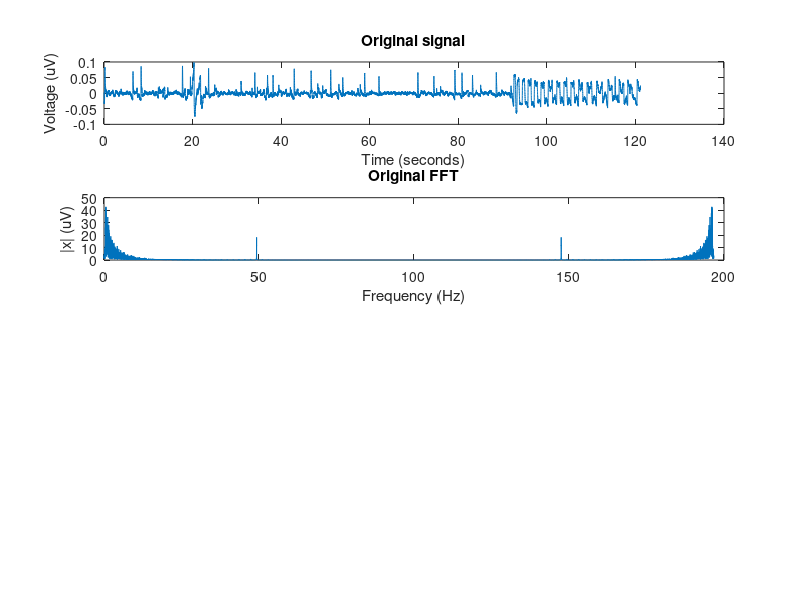

Recreate this plot in MATLAB. (Note: this script raises an error after producing the figure.)
%% Initial setup

close all
clear all
clc

load('EEG.mat');

%% Get the signals

% Get the left and right EEG signals from file
file_time = b1(:,1);
left_eeg = b1(:,2);
right_eeg = b1(:,3);

% Trim the signal and remove 0 values at the start and end
first_nonzero_index = find(left_eeg ~= 0, 1, 'first');
last_nonzero_index = find(left_eeg ~= 0, 1, 'last');
left_eeg = left_eeg(first_nonzero_index:last_nonzero_index);

% Find the sampling freq and signal time
n = length(left_eeg);
fs = n / max(file_time);
time = (0:n-1) / fs;

fg = figure();
subplot(4, 1, 1)
plot(time, left_eeg)
title("Original signal")
ylabel("Voltage (uV)")
xlabel("Time (seconds)")

%% Find the FFT

n = length(left_eeg);
left_fft = abs(fft(left_eeg, n));
frequencies = (0:n-1) * (fs/n);

subplot(4, 1, 2)
plot(frequencies, left_fft)
title("Original FFT")
ylabel("|x| (uV)")
xlabel("Frequency (Hz)")

%{
% Find the peaks where the noise happen
peakThresh = max(signal_fft) * 0.25;
[peaks, positions] = findpeaks(signal_fft, frequencies, 'MinPeakHeight', peakThresh);
first_peak = min(positions);
last_peak = max(positions);

figure
plot(frequencies, signal_fft)
hold('on')
plot(positions, peaks, 'rv', 'MarkerFaceColor', 'b')
hold('off')
title("FFT Peaks")
%}

%% Filter the original signal using frequencies from the FFT

% Filter signal with filter designer

Fpass1 = 48.5;        % First Passband Frequency
Fstop1 = 49;          % First Stopband Frequency
Fstop2 = 51;          % Second Stopband Frequency
Fpass2 = 51.5;        % Second Passband Frequency
Apass1 = 1;           % First Passband Ripple (dB)
Astop  = 60;          % Stopband Attenuation (dB)
Apass2 = 1;           % Second Passband Ripple (dB)
match  = 'stopband';  % Band to match exactly

% Construct an FDESIGN object and call its CHEBY2 method.
h  = fdesign.bandstop(Fpass1, Fstop1, Fstop2, Fpass2, Apass1, Astop, ...
                      Apass2, fs);
Hd = design(h, 'cheby2', 'MatchExactly', match);

filtered_signal = filter(Hd, left_eeg);

filtered_fft = abs(fft(filtered_signal));

subplot(4, 1, 3)
plot(time, filtered_signal);
title("Filtered Signal")
ylabel("Voltage (uV)")
xlabel("Time (seconds)")

subplot(4, 1, 4)
plot(frequencies, filtered_fft);
title("Filtered FFT")
ylabel("|x| (uV)")
xlabel("Frequency (Hz)")

%% Gamma signal

Fstop = 31.5;        % Stopband Frequency
Fpass = 32;          % Passband Frequency
Astop = 80;          % Stopband Attenuation (dB)
Apass = 1;           % Passband Ripple (dB)
match = 'stopband';  % Band to match exactly

% Construct an FDESIGN object and call its CHEBY2 method.
h  = fdesign.highpass(Fstop, Fpass, Astop, Apass, fs);
Hd = design(h, 'cheby2', 'MatchExactly', match);

gamma_signal = filter(Hd, filtered_signal);

fg2 = figure();
subplot(5, 1, 1)
plot(time, gamma_signal)
title("Gamma Signal")
xlabel("Time (seconds)")
ylabel("|x| (nV)")
xlim([0, 10])
ylim('auto')

%% Beta signal

Fstop1 = 12.5;        % First Stopband Frequency
Fpass1 = 13;          % First Passband Frequency
Fpass2 = 30;          % Second Passband Frequency
Fstop2 = 30.5;        % Second Stopband Frequency
Astop1 = 60;          % First Stopband Attenuation (dB)
Apass  = 1;           % Passband Ripple (dB)
Astop2 = 80;          % Second Stopband Attenuation (dB)
match  = 'stopband';  % Band to match exactly

% Construct an FDESIGN object and call its CHEBY2 method.
h  = fdesign.bandpass(Fstop1, Fpass1, Fpass2, Fstop2, Astop1, Apass, Astop2, fs);
Hd = design(h, 'cheby2', 'MatchExactly', match);

beta_signal = filter(Hd, filtered_signal);

subplot(5, 1, 2)
plot(time, beta_signal)
title("Beta Signal")
xlabel("Time (seconds)")
ylabel("|x| (nV)")
xlim([0, 10])
ylim('auto')

%% Alpha signal

Fstop1 = 7.5;         % First Stopband Frequency
Fpass1 = 8;           % First Passband Frequency
Fpass2 = 12;          % Second Passband Frequency
Fstop2 = 12.5;        % Second Stopband Frequency
Astop1 = 60;          % First Stopband Attenuation (dB)
Apass  = 1;           % Passband Ripple (dB)
Astop2 = 80;          % Second Stopband Attenuation (dB)
match  = 'stopband';  % Band to match exactly

% Construct an FDESIGN object and call its CHEBY2 method.
h  = fdesign.bandpass(Fstop1, Fpass1, Fpass2, Fstop2, Astop1, Apass, Astop2, fs);
Hd = design(h, 'cheby2', 'MatchExactly', match);

alpha_signal = filter(Hd, filtered_signal);

subplot(5, 1, 3)
plot(time, alpha_signal)
title("Alpha Signal")
xlabel("Time (seconds)")
ylabel("|x| (nV)")
xlim([0, 10])
ylim('auto')

%% Theta signal

Fstop1 = 3.5;         % First Stopband Frequency
Fpass1 = 4;           % First Passband Frequency
Fpass2 = 7;           % Second Passband Frequency
Fstop2 = 7.1;         % Second Stopband Frequency
Astop1 = 60;          % First Stopband Attenuation (dB)
Apass  = 1;           % Passband Ripple (dB)
Astop2 = 80;          % Second Stopband Attenuation (dB)
match  = 'stopband';  % Band to match exactly

% Construct an FDESIGN object and call its CHEBY2 method.
h  = fdesign.bandpass(Fstop1, Fpass1, Fpass2, Fstop2, Astop1, Apass, Astop2, fs);
Hd = design(h, 'cheby2', 'MatchExactly', match);

theta_signal = filter(Hd, filtered_signal);

subplot(5, 1, 4)
plot(time, theta_signal)
title("Theta Signal")
xlabel("Time (seconds)")
ylabel("|x| (nV)")
xlim([0, 10])
ylim('auto')

%% Delta signal

Fstop1 = 0.01;        % First Stopband Frequency
Fpass1 = 0.2;         % First Passband Frequency
Fpass2 = 4;           % Second Passband Frequency
Fstop2 = 4.1;         % Second Stopband Frequency
Astop1 = 60;          % First Stopband Attenuation (dB)
Apass  = 1;           % Passband Ripple (dB)
Astop2 = 80;          % Second Stopband Attenuation (dB)
match  = 'stopband';  % Band to match exactly

% Construct an FDESIGN object and call its CHEBY2 method.
h  = fdesign.bandpass(Fstop1, Fpass1, Fpass2, Fstop2, Astop1, Apass, Astop2, fs);
Hd = design(h, 'cheby2', 'MatchExactly', match);

delta_signal = filter(Hd, filtered_signal);

subplot(5, 1, 5)
plot(time, delta_signal)
title("Delta Signal")
xlabel("Time (seconds)")
ylabel("|x| (nV)")
xlim([0, 10])
ylim('auto')
